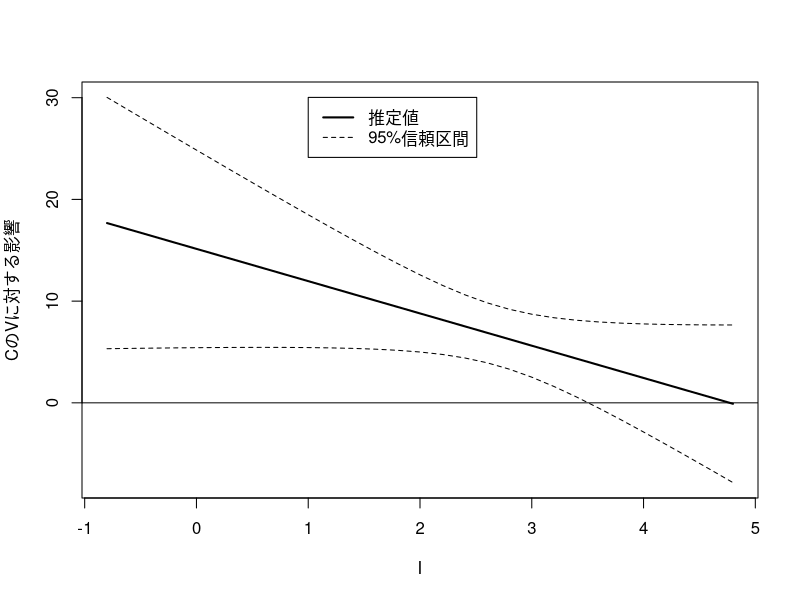

Reproduce this figure in R.
fair <- read.table("presnew.txt", header = TRUE)
attach(fair)
result_fair <- lm(VOTESHR ~ PARTY + PRES + DUR + WAR + GROWTH + INFL + GOODNEWS)
summary(result_fair)
data2008 <- data.frame(PARTY = c(-1), PRES = c(0), DUR = c(1), WAR = c(0), GROWTH = c(-2.260), INFL = c(3.052), GOODNEWS = c(1))
predict(result_fair, data2008, interval = "prediction", level = 0.95)
predict(result_fair, data2008, interval = "prediction", level = 0.90)

erikson <- read.csv("erikson.csv")
attach(erikson)
result_erikson <- lm(V ~ I + C)
summary(result_erikson)
IC <- I*C
result_erikson2 <- lm(V ~ I + C + IC)
summary(result_erikson2)
#(β3 + β4I)の信頼区間を求めて、Iの値による変化を見る
##分散共分散行列の計算
vcov(result_erikson2)
##Iの値が変化したときの(β3 + β4I)の変化
i2 <- seq(-0.8, 4.8, by = 0.2)
##Iに代わって(β3 + β4I)に代入
int <- result_erikson2$coef[3] + result_erikson2$coef[4] * i2
se_int <- sqrt(vcov(result_erikson2)[3, 3] + i2^2 * vcov(result_erikson2)[4, 4] + 2 * i2 * vcov(result_erikson2)[3, 4])
##信頼区間の計算
int_ll <- int - 2.447 * se_int
int_ul <- int + 2.447 * se_int
idata <- data.frame(I2 = i2, INT = int, INTLL = int_ll, INTUL = int_ul)
idata
jpeg (filename = "erikson.jpg")
matplot(idata[,1], idata[,2:4], type = "l", xlab = "I", ylab = "CのVに対する影響", lty = c(1,2,2), lwd = c(2,1,1), col = c("black", "black", "black"))
abline(h = 0, lty = 1, lwd = 1)
legend(1,max(idata), legend = colnames <- c("推定値", "95%信頼区間"), lty = c(1,2), lwd = c(2,1))
dev.off()
        
        
        
        